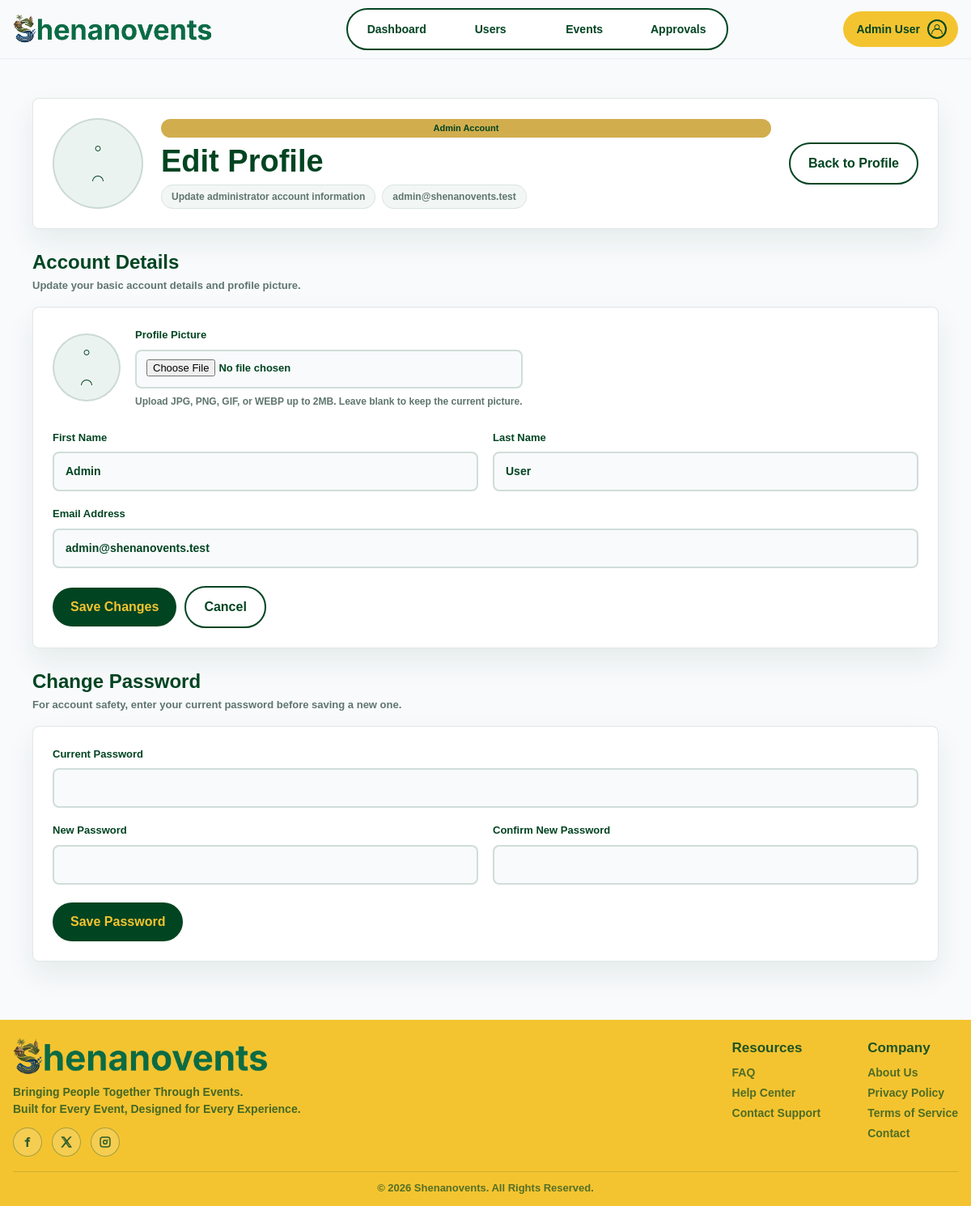
/admin/edit-profile.php (signed in), run on the app's committed database.
### tables this page shows
CREATE TABLE users (
    user_id INT AUTO_INCREMENT PRIMARY KEY,
    first_name VARCHAR(100) NOT NULL,
    last_name VARCHAR(100) NOT NULL,
    email VARCHAR(150) NOT NULL UNIQUE,
    password VARCHAR(255) NOT NULL,
    role VARCHAR(30) NOT NULL DEFAULT 'participant',
    status VARCHAR(30) NOT NULL DEFAULT 'active',
    profile_picture VARCHAR(255) NULL,
    security_question VARCHAR(255) NULL,
    security_answer VARCHAR(255) NULL,
    remember_token_hash VARCHAR(255) NULL,
    remember_token_expires_at DATETIME NULL,
    created_at DATETIME NOT NULL DEFAULT CURRENT_TIMESTAMP
);

### admin/edit-profile.php (the view, shortened to what this page needs)
<?php
require_once __DIR__ . '/../includes/admin-check.php';
require_once __DIR__ . '/../includes/participant-data.php';
$admin_id = (int) ($_SESSION['user_id'] ?? 0);
$user = participant_fetch_profile($conn, $admin_id, 'admin');
$first_name = $user['first_name'];
$last_name = $user['last_name'];
$email = $user['email'];
require_once __DIR__ . '/../includes/header.php';
?>
<section class="profile-page" aria-labelledby="editProfileTitle">
    <div class="profile-shell">
        <div class="profile-header-card">
            <div class="profile-avatar" aria-hidden="true">
            </div>
            <div class="profile-identity">
                <span class="event-badge">Admin Account</span>
                <h1 id="editProfileTitle">Edit Profile</h1>
                <div class="profile-user-details">
                    <span>Update administrator account information</span>
                    <span><?php echo htmlspecialchars($user['email'], ENT_QUOTES, 'UTF-8'); ?></span>
                </div>
            </div>
            <a class="button button-outline" href="profile.php">Back to Profile</a>
        </div>
        <section class="profile-content-section" aria-labelledby="profileFormTitle">
            <div class="profile-section-heading">
                <div>
                    <h2 id="profileFormTitle">Account Details</h2>
                    <p>Update your basic account details and profile picture.</p>
                </div>
            </div>
            <form class="participant-form-card" action="edit-profile.php" method="post" enctype="multipart/form-data">
                <div class="participant-picture-row">
                    <div class="profile-avatar participant-picture-preview" aria-hidden="true">
                    </div>
                    <label class="participant-upload-field">
                        <span>Profile Picture</span>
                        <input type="file" name="profile_picture" accept=".jpg,.jpeg,.png,.gif,.webp">
                        <small>Upload JPG, PNG, GIF, or WEBP up to 2MB. Leave blank to keep the current picture.</small>
                    </label>
                </div>
                <div class="participant-form-grid">
                    <label>
                        <span>First Name</span>
                        <input type="text" name="first_name" value="<?php echo htmlspecialchars($first_name, ENT_QUOTES, 'UTF-8'); ?>" required>
                    </label>
                    <label>
                        <span>Last Name</span>
                        <input type="text" name="last_name" value="<?php echo htmlspecialchars($last_name, ENT_QUOTES, 'UTF-8'); ?>" required>
                    </label>
                    <label class="participant-field-full">
                        <span>Email Address</span>
                        <input type="email" name="email" value="<?php echo htmlspecialchars($email, ENT_QUOTES, 'UTF-8'); ?>" required>
                    </label>
                </div>
                <div class="participant-form-actions">
                    <button class="button button-primary" type="submit">Save Changes</button>
                    <a class="button button-outline" href="profile.php">Cancel</a>
                </div>
            </form>
        </section>
        <section class="profile-content-section" aria-labelledby="editPasswordTitle">
            <div class="profile-section-heading">
                <div>
                    <h2 id="editPasswordTitle">Change Password</h2>
                    <p>For account safety, enter your current password before saving a new one.</p>
                </div>
            </div>
            <form class="participant-form-card" action="edit-profile.php" method="post">
                <div class="participant-form-grid">
                    <label class="participant-field-full">
                        <span>Current Password</span>
                        <input type="password" name="current_password" required>
                    </label>
                    <label>
                        <span>New Password</span>
                        <input type="password" name="new_password" minlength="8" required>
                    </label>
                    <label>
                        <span>Confirm New Password</span>
                        <input type="password" name="confirm_password" minlength="8" required>
                    </label>
                </div>
                <div class="participant-form-actions">
                    <button class="button button-primary" type="submit">Save Password</button>
                </div>
            </form>
        </section>
    </div>
</section>
<?php require_once __DIR__ . '/../includes/footer.php'; ?>

### data on the page
users: email "admin@shenanovents.test", first_name "Admin", last_name "User"

### other printed values
$safe_display_user_name "Admin User"
